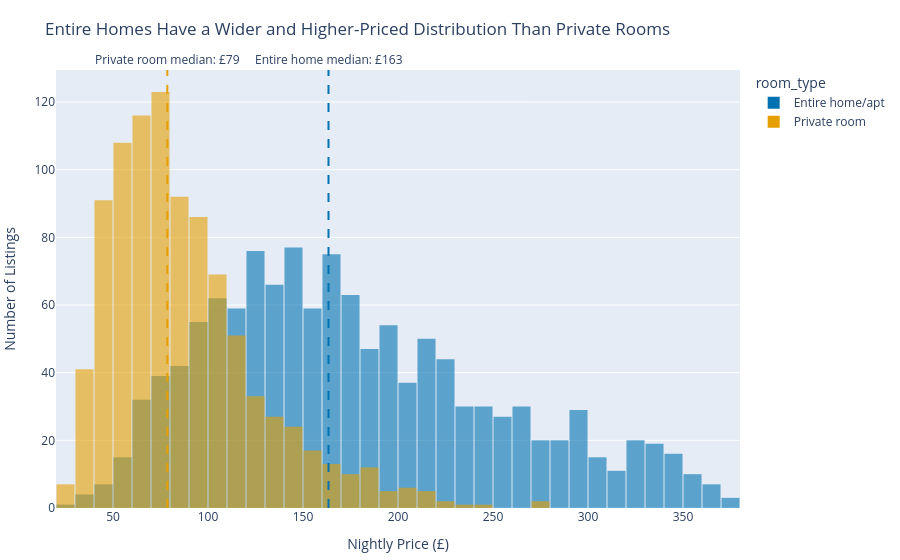

Write notebook code for a chart like this one.
### Markdown cell above
## Task 1 — Histogram: price by room type (overlapping distributions)

**What to build:** A histogram showing price distributions for **Entire home/apt vs Private room** (exclude Shared room — too few observations) overlaid on the same chart.

**Requirements:**
- Both room types on the same chart (use `color='room_type'`)
- `barmode='overlay'` with `opacity=0.6` so both distributions are visible
- A vertical line for the median of EACH room type, differently coloured
- Insight title comparing the two distributions

> 💡 `df_cap[df_cap['room_type'].isin(['Entire home/apt','Private room'])]`

### Code cell
import pandas as pd
import plotly.express as px
import numpy as np

# Load dataset
df = pd.read_csv('../data/airbnb_london.csv')

# Cap price outliers at 95th percentile
p95 = df['price'].quantile(0.95)
df_cap = df[df['price'] <= p95].copy()

print(f"95th percentile price cap: £{p95:.0f}")

# Filter to the two main room types
room_df = df_cap[
    df_cap['room_type'].isin(['Entire home/apt', 'Private room'])
]

# Calculate medians
median_entire = room_df.loc[
    room_df['room_type'] == 'Entire home/apt',
    'price'
].median()

median_private = room_df.loc[
    room_df['room_type'] == 'Private room',
    'price'
].median()

# Build histogram
fig = px.histogram(
    room_df,
    x='price',
    color='room_type',
    barmode='overlay',
    opacity=0.6,
    nbins=40,
    color_discrete_map={
        'Entire home/apt': '#0072B2',
        'Private room': '#E69F00'
    },
    title='Entire Homes Have a Wider and Higher-Priced Distribution Than Private Rooms'
)

# Add median lines
fig.add_vline(
    x=median_entire,
    line_dash='dash',
    line_color='#0072B2',
    annotation_text=f'Entire home median: £{median_entire:.0f}',
    annotation_position='top'
)

fig.add_vline(
    x=median_private,
    line_dash='dash',
    line_color='#E69F00',
    annotation_text=f'Private room median: £{median_private:.0f}',
    annotation_position='top'
)

# Layout updates
fig.update_layout(
    xaxis_title='Nightly Price (£)',
    yaxis_title='Number of Listings',
    bargap=0.05,
    margin=dict(t=70, l=10, r=10, b=10)
)

fig.show()

### Figure 1 — Plotly figure (JSON) as saved in the notebook; plotly's stock layout.template omitted (floating-point values rounded to 4 significant figures; data arrays with more than 128 entries replaced by an {"elided": "..."} marker saying what was removed)
{"data": [{"bingroup": "x", "hovertemplate": "room_type=Entire home/apt<br>price=%{x}<br>count=%{y}<extra></extra>", "legendgroup": "Entire home/apt", "marker": {"color": "#0072B2", "opacity": 0.6, "pattern": {"shape": ""}}, "name": "Entire home/apt", "nbinsx": 40, "orientation": "v", "showlegend": true, "type": "histogram", "x": {"elided": "1251 float values"}, "xaxis": "x", "yaxis": "y"}, {"bingroup": "x", "hovertemplate": "room_type=Private room<br>price=%{x}<br>count=%{y}<extra></extra>", "legendgroup": "Private room", "marker": {"color": "#E69F00", "opacity": 0.6, "pattern": {"shape": ""}}, "name": "Private room", "nbinsx": 40, "orientation": "v", "showlegend": true, "type": "histogram", "x": {"elided": "942 float values"}, "xaxis": "x", "yaxis": "y"}], "layout": {"annotations": [{"showarrow": false, "text": "Entire home median: £163", "x": 163.4, "xanchor": "center", "xref": "x", "y": 1, "yanchor": "bottom", "yref": "y domain"}, {"showarrow": false, "text": "Private room median: £79", "x": 78.57, "xanchor": "center", "xref": "x", "y": 1, "yanchor": "bottom", "yref": "y domain"}], "bargap": 0.05, "barmode": "overlay", "legend": {"title": {"text": "room_type"}, "tracegroupgap": 0}, "margin": {"b": 10, "l": 10, "r": 10, "t": 70}, "shapes": [{"line": {"color": "#0072B2", "dash": "dash"}, "type": "line", "x0": 163.4, "x1": 163.4, "xref": "x", "y0": 0, "y1": 1, "yref": "y domain"}, {"line": {"color": "#E69F00", "dash": "dash"}, "type": "line", "x0": 78.57, "x1": 78.57, "xref": "x", "y0": 0, "y1": 1, "yref": "y domain"}], "title": {"text": "Entire Homes Have a Wider and Higher-Priced Distribution Than Private Rooms"}, "xaxis": {"anchor": "y", "domain": [0, 1], "title": {"text": "Nightly Price (£)"}}, "yaxis": {"anchor": "x", "domain": [0, 1], "title": {"text": "Number of Listings"}}}}
